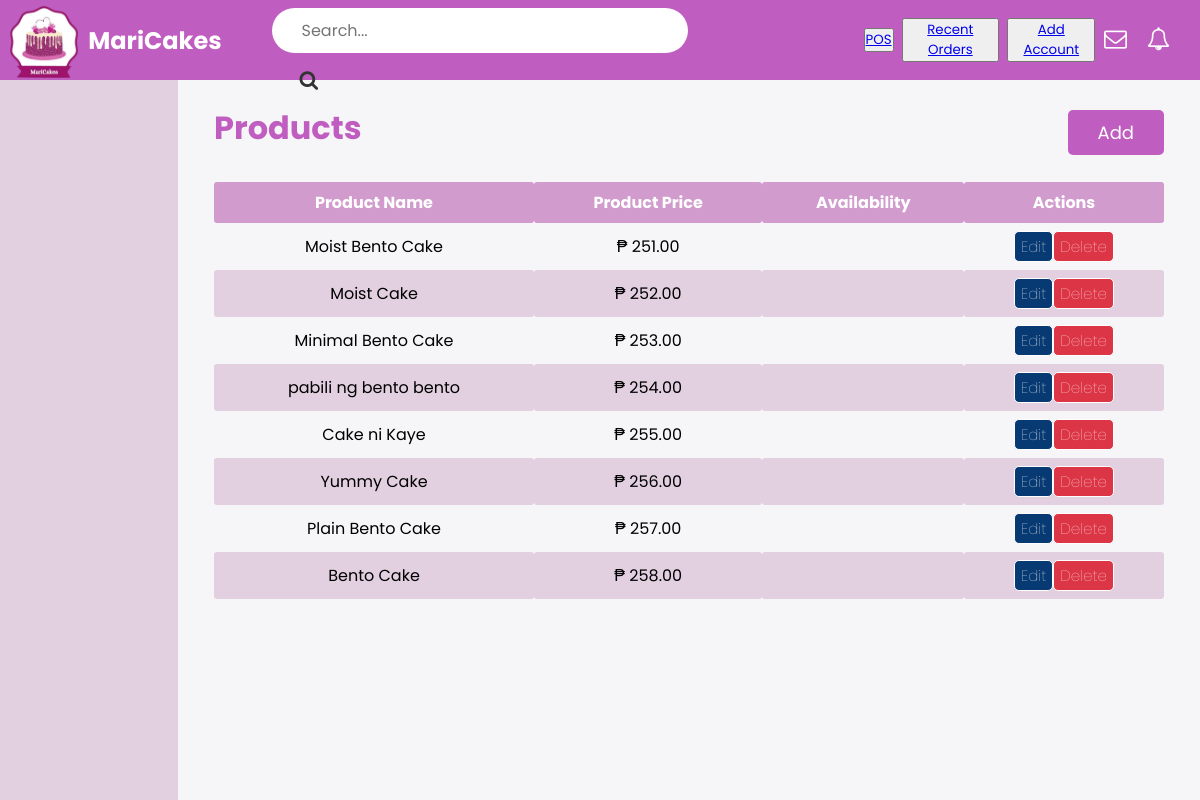
The page /php/add_product.php (signed in) on the database its author committed.
### tables this page shows
CREATE TABLE `products` (
  `pro_id` int(50) NOT NULL,
  `pro_name` varchar(50) NOT NULL,
  `pro_price` varchar(50) NOT NULL,
  `pro_img` varchar(255) NOT NULL
);

### process/product_list.php (the view, shortened to what this page needs)
<?php
if (mysqli_num_rows($all_products) == 0) {
    ?>
    <tr class="table-row">
        <td class="tbl-col-1">No products available</td>
        <td class="tbl-col-1">No products available</td>
        <td class="tbl-col-1">No products available</td>
        <td class="tbl-col-1">No products available</td>
    </tr>
    <?php
        if(isset($_POST['edit'])) {
            echo $_POST['hidden'];
        }
    ?>
    <?php
} else {
    while ($row = mysqli_fetch_assoc($all_products)) {
        ?>
        <tr class="table-row">
            <td class="tbl-col-1">
                <?php echo $row["pro_name"]; ?>
            </td>
            <td>₱
                <?php echo $row["pro_price"]; ?>
            </td>
            <td>
            </td>
            <td class="tbl-col-4"><button class="edit edit-product" name="edit" onclick="openModal()" data-product-id="<?php echo $row["pro_id"]; ?>">Edit</button><button class="delete delete-product" data-product-id="<?php echo $row["pro_id"]; ?>">Delete</button></td>
        </tr>
        <?php
    }
}
?>

### assets/css/style_add.css (style rules this page uses)
* { margin: 0; padding: 0; font-family: 'Poppins', sans-serif; }
body { background: #f3f3f6b5; }
.cont-products-table th, .cont-products-table td, .tbl-orders th, .tbl-orders td { text-align: center; border-radius: 3px; }
.cont-products-table tr:nth-child(even) { background-color: #e2d0e1; }
td { padding: 8px; }
.tbl-col-1 { width: 320px }
.tbl-col-4 { width: 200px; }
.tbl-col-4 .delete { padding: 3px 6px; color: white; font-size: 15px; border: 1px solid; background: #dc3545; transition: 0.3s; border-radius: 5px; }
.tbl-col-4 .edit { padding: 3px 6px; color: white; font-size: 15px; border: 1px solid; background: rgb(53, 70, 220, 70, 220); transition: 0.3s; border-radius: 5px; }

### assets/css/addproduct.css (style rules this page uses)
* { box-sizing: border-box; margin: 0; font-family: 'Poppins', sans-serif; }
.edit-product { background-color: rgb(7, 57, 114); color: white; font-weight: 100; padding: 5px 10px; top: 0px; border-radius: 5px; position: relative; transition: 0.3s; border: none; cursor: pointer; }
.delete-product { background-color: rgb(114, 7, 7); color: white; font-weight: 100; padding: 5px 10px; top: 0px; border-radius: 5px; position: relative; transition: 0.3s; border: none; cursor: pointer; }

### rows shown on the page
products: pro_name "Moist Bento Cake", pro_price "251.00"
products: pro_name "Moist Cake", pro_price "252.00"
products: pro_name "Minimal Bento Cake", pro_price "253.00"
products: pro_name "pabili ng bento bento", pro_price "254.00"
products: pro_name "Cake ni Kaye", pro_price "255.00"
products: pro_name "Yummy Cake", pro_price "256.00"
products: pro_name "Plain Bento Cake", pro_price "257.00"
products: pro_name "Bento Cake", pro_price "258.00"
